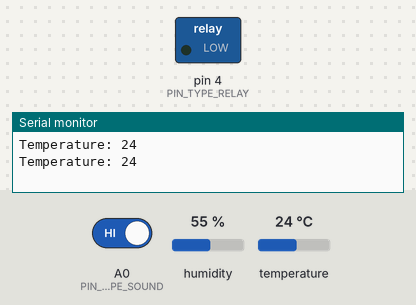
Recording of a sketch running on a simulated Arduino Uno, built with avr-gcc and run on an emulated ATmega328P. Shown: switched loads named in the sketch (green lamp = pin HIGH), the last lines printed to the serial monitor. The test bench sets the inputs (shaded band); at power-on: A0 (PIN_TYPE_SOUND) HIGH, humidity 55 %, temperature 24 °C.

Above: at 3.8 s.
3.9 s: A0 (PIN_TYPE_SOUND) driven LOW
At 7.2 s:
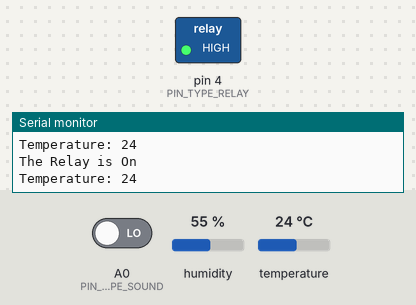
7.8 s: A0 (PIN_TYPE_SOUND) driven HIGH
At 13.5 s:
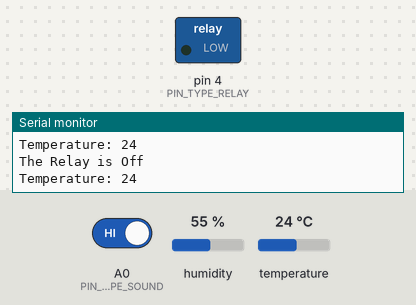
Timing chart, 0 to 15.0 s (numbered marks = the images above; inputs shaded):
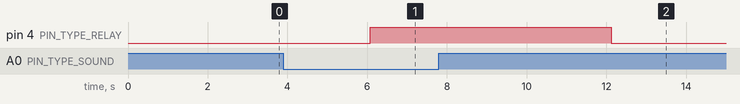

The sketch:

RELAY-SOUND-TEMP-SHS-PROJECT.ino
```cpp
#include <DHT.h>

#define DHTTYPE DHT11
#define PIN_TYPE_DHT 2
#define PIN_TYPE_SOUND A0
#define PIN_TYPE_RELAY 4
#define TEMP_THRESHOLD 50
#define SOUND_THRESHOLD 500

unsigned long lastTempTriggered = 0;
unsigned long lastSoundTriggered = 0;

bool isTempTriggered = false;
bool isSoundTriggered = false;

DHT dht(PIN_TYPE_DHT, DHTTYPE);

void setup() {
  pinMode(PIN_TYPE_RELAY, OUTPUT);
  pinMode(PIN_TYPE_SOUND, INPUT);
  Serial.begin(9600);
  dht.begin();
}

void loop() {
  float temperature = dht.readTemperature();
  soundFunction();
  displayFunction(temperature);
  tempFunction(temperature);
  delay(2000);
}

void displayFunction(int aTemp){
  int bTemp = aTemp;
  Serial.print("Temperature: ");
  Serial.println(bTemp);
  delay(1000);
}

void tempFunction(int aTemp){
  int Temp = aTemp;
  if (Temp >= TEMP_THRESHOLD && !isTempTriggered){
    isTempTriggered = true;
    lastTempTriggered = millis();
    digitalWrite(PIN_TYPE_RELAY, HIGH);
    Serial.println("The Relay is On");
  }else if(isTempTriggered && (millis() - lastTempTriggered >= 300000)) {
    isTempTriggered = false;
    digitalWrite(PIN_TYPE_RELAY, LOW);
    Serial.println("The Relay is Off");
  }
}

void soundFunction(){
  int soundValue = digitalRead(PIN_TYPE_SOUND);
  if (soundValue == LOW){
    digitalWrite(PIN_TYPE_RELAY, HIGH);
    if (!isSoundTriggered) {
      Serial.println("The Relay is On");
    }
    isSoundTriggered = true;
    lastSoundTriggered = millis();
  }
  if (isSoundTriggered && (millis() - lastSoundTriggered >= 5000)){
    isSoundTriggered = false;
    digitalWrite(PIN_TYPE_RELAY, LOW);
    Serial.println("The Relay is Off");
  }
}
```

Measured:
- after the input at 3.9 s, pin 4 (PIN_TYPE_RELAY): LOW → HIGH after 2.2 s
- after the input at 7.8 s, pin 4 (PIN_TYPE_RELAY): HIGH → LOW after 4.3 s
